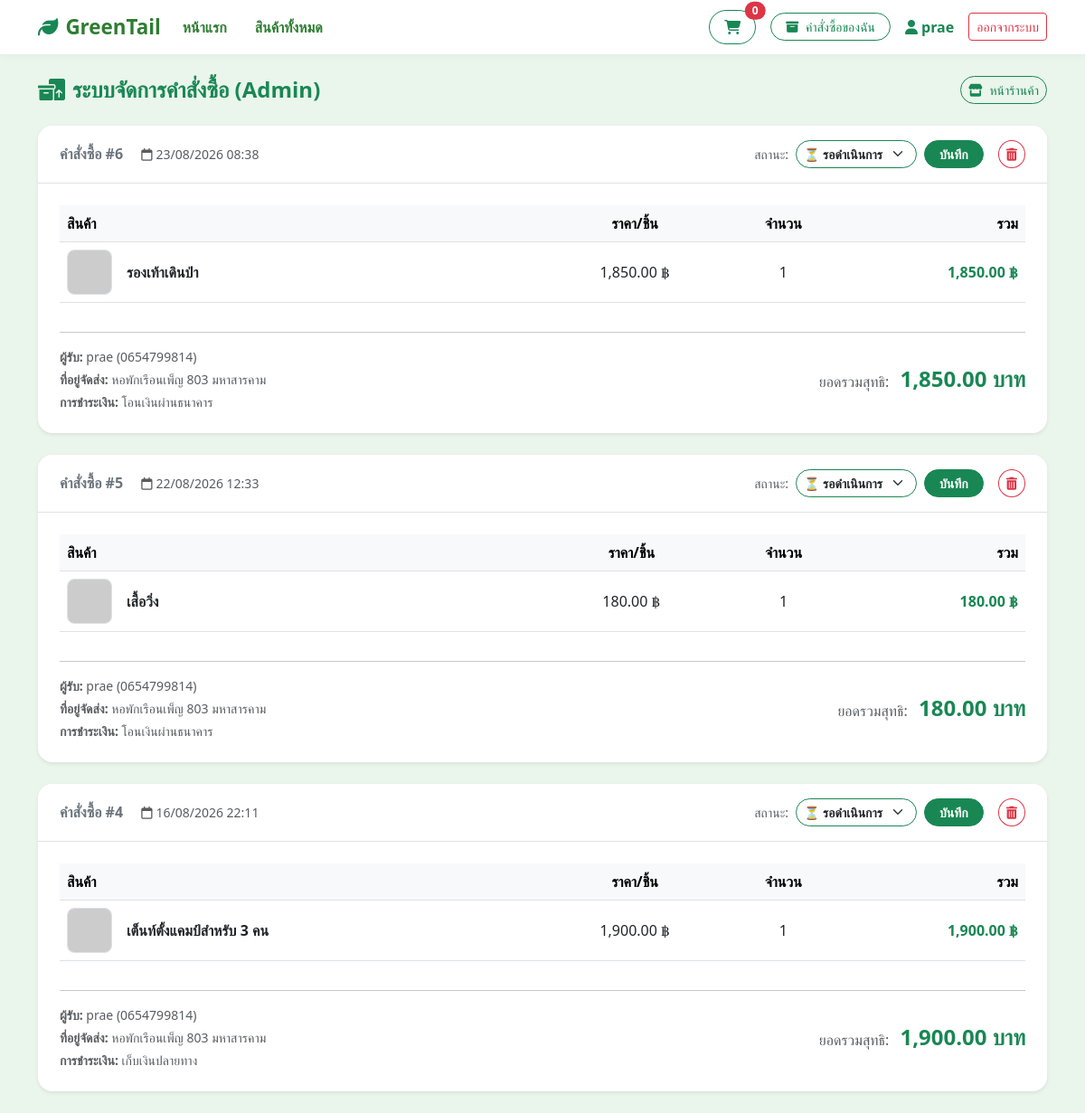
/orders.php (signed in), run on the app's committed database.
### tables this page shows
CREATE TABLE `orders` (
  `order_id` int(11) NOT NULL,
  `user_id` int(11) DEFAULT NULL,
  `fullname` varchar(100) NOT NULL,
  `address` text NOT NULL,
  `phone` varchar(20) NOT NULL,
  `payment_method` varchar(50) NOT NULL,
  `total_price` decimal(10,2) NOT NULL,
  `status` enum('pending','paid','shipped','cancelled') DEFAULT 'pending',
  `created_at` timestamp NOT NULL DEFAULT current_timestamp()
);

CREATE TABLE `order_items` (
  `item_id` int(11) NOT NULL,
  `order_id` int(11) NOT NULL,
  `product_id` int(11) NOT NULL,
  `color` varchar(50) DEFAULT NULL,
  `quantity` int(11) NOT NULL,
  `price` decimal(10,2) NOT NULL
);

CREATE TABLE `products` (
  `product_id` int(11) NOT NULL,
  `category_id` int(11) DEFAULT NULL,
  `name` varchar(255) NOT NULL,
  `description` text DEFAULT NULL,
  `price` decimal(10,2) NOT NULL,
  `stock` int(11) NOT NULL DEFAULT 0,
  `image` varchar(255) DEFAULT NULL,
  `detail_image` varchar(500) DEFAULT NULL,
  `colors` text DEFAULT NULL
);

### orders.php (the view, shortened to what this page needs)
<?php
require 'db.php';
$sql = "SELECT * FROM orders ORDER BY order_id DESC";
$orders_result = $conn->query($sql);
require 'header.php';
function getImageUrl($img) {
    if (strpos($img, 'http://') === 0 || strpos($img, 'https://') === 0) {
        return $img;
    }
    return 'uploads/' . $img;
}
?>
<div class="container py-4">
    <div class="d-flex align-items-center justify-content-between mb-4">
        <h4 class="fw-bold text-success mb-0">
            <i class="fa-solid fa-boxes-packing me-2"></i>ระบบจัดการคำสั่งซื้อ (Admin)
        </h4>
        <a href="index.php" class="btn btn-outline-success btn-sm rounded-pill">
            <i class="fa-solid fa-store me-1"></i> หน้าร้านค้า
        </a>
    </div>
    <?php if ($orders_result && $orders_result->num_rows > 0): ?>
        <div class="row g-4">
            <?php while ($order = $orders_result->fetch_assoc()): ?>
                <?php $curr_status = trim($order['status'] ?? ''); ?>
                <div class="col-12">
                    <div class="card border-0 shadow-sm rounded-4 overflow-hidden">
                        <div class="card-header bg-white py-3 px-4 d-flex flex-wrap align-items-center justify-content-between border-bottom">
                            <div class="mb-2 mb-md-0">
                                <span class="fw-bold text-secondary me-3">คำสั่งซื้อ #<?= $order['order_id'] ?></span>
                                <small class="text-muted"><i class="fa-regular fa-calendar me-1"></i><?= date('d/m/Y H:i', strtotime($order['created_at'])) ?></small>
                            </div>
                            <div class="d-flex align-items-center gap-2">
                                <form method="post" action="orders.php" class="d-flex align-items-center gap-2 m-0">
                                    <span class="small text-muted d-none d-sm-inline">สถานะ:</span>
                                    <select name="status" class="form-select form-select-sm rounded-pill fw-bold border-success" style="width: auto;">
                                        <option value="pending" <?= ($curr_status === 'pending') ? 'selected' : '' ?>>⏳ รอดำเนินการ</option>
                                    </select>
                                    <button type="submit" class="btn btn-sm btn-success rounded-pill px-3 fw-bold">
                                        บันทึก
                                    </button>
                                </form>
                                <a href="orders.php?delete_id=<?= $order['order_id'] ?>"
                                   class="btn btn-outline-danger btn-sm rounded-circle px-2 py-1 ms-2"
                                   onclick="return confirm('ยืนยันที่จะลบคำสั่งซื้อ #<?= $order['order_id'] ?> หรือไม่?');"
                                   title="ลบคำสั่งซื้อ">
                                    <i class="fa-solid fa-trash-can"></i>
                                </a>
                            </div>
                        </div>
                        <div class="card-body p-4">
                            <div class="table-responsive mb-3">
                                <table class="table align-middle">
                                    <thead class="table-light">
                                        <tr>
                                            <th style="width: 50%;">สินค้า</th>
                                            <th class="text-center">ราคา/ชิ้น</th>
                                            <th class="text-center">จำนวน</th>
                                            <th class="text-end">รวม</th>
                                        </tr>
                                    </thead>
                                    <tbody>
                                        <?php
                                        $item_stmt = $conn->prepare("SELECT oi.*, p.name AS product_name, p.image AS product_image FROM order_items oi LEFT JOIN products p ON oi.product_id = p.product_id WHERE oi.order_id = ?");
                                        $item_stmt->bind_param("i", $order['order_id']);
                                        $item_stmt->execute();
                                        $items_result = $item_stmt->get_result();
                                        if ($items_result && $items_result->num_rows > 0):
                                            while ($item = $items_result->fetch_assoc()):
                                                $img_file  = !empty($item['product_image']) ? $item['product_image'] : ($item['image'] ?? '');
                                                $item_name = !empty($item['product_name']) ? $item['product_name'] : ($item['name'] ?? 'สินค้า');
                                                $subtotal  = $item['price'] * $item['quantity'];
                                        ?>
                                                <tr>
                                                    <td>
                                                        <div class="d-flex align-items-center gap-3">
                                                            <img src="<?= htmlspecialchars(getImageUrl($img_file)) ?>"
                                                                 alt="<?= htmlspecialchars($item_name) ?>"
                                                                 class="rounded-3 border"
                                                                 style="width: 50px; height: 50px; object-fit: cover;"
                                                                 onerror="this.onerror=null; this.src='https://via.placeholder.com/100?text=No+Image';">
                                                            <div>
                                                                <span class="fw-bold d-block"><?= htmlspecialchars($item_name) ?></span>
                                                            </div>
                                                        </div>
                                                    </td>
                                                    <td class="text-center"><?= number_format($item['price'], 2) ?> ฿</td>
                                                    <td class="text-center"><?= $item['quantity'] ?></td>
                                                    <td class="text-end fw-bold text-success"><?= number_format($subtotal, 2) ?> ฿</td>
                                                </tr>
                                        <?php
                                            endwhile;
                                        else:
                                        ?>
                                            <tr>
                                                <td colspan="4" class="text-center text-muted py-3">ไม่มีรายการสินค้าในคำสั่งซื้อนี้</td>
                                            </tr>
                                        <?php endif; ?>
                                    </tbody>
                                </table>
                            </div>
                            <hr>
                            <div class="row align-items-center">
                                <div class="col-md-7 mb-3 mb-md-0">
                                    <p class="mb-1 text-muted small"><strong>ผู้รับ:</strong> <?= htmlspecialchars($order['fullname']) ?> (<?= htmlspecialchars($order['phone']) ?>)</p>
                                    <p class="mb-1 text-muted small"><strong>ที่อยู่จัดส่ง:</strong> <?= htmlspecialchars($order['address']) ?></p>
                                    <p class="mb-0 text-muted small"><strong>การชำระเงิน:</strong> <?= htmlspecialchars($order['payment_method']) ?></p>
                                </div>
                                <div class="col-md-5 text-md-end">
                                    <span class="text-muted me-2">ยอดรวมสุทธิ:</span>
                                    <span class="fs-4 fw-bold text-success"><?= number_format($order['total_price'], 2) ?> บาท</span>
                                </div>
                            </div>
                        </div>
                    </div>
                </div>
            <?php endwhile; ?>
        </div>
    <?php endif; ?>
</div>
</body>
</html>

### header.php (style rules this page uses)
body { background-color: #eaf5eb; font-family: 'Segoe UI', Tahoma, sans-serif; color: #333; }

### data on the page
orders: order_id "6", created_at "23/08/2026 08:38", status "⏳ รอดำเนินการ", fullname "prae", phone "0654799814", address "หอพักเรือนเพ็ญ 803 มหาสารคาม", payment_method "โอนเงินผ่านธนาคาร", total_price "1,850.00"
order_items: product.name "รองเท้าเดินป่า", price "1,850.00", quantity "1", subtotal "1,850.00"
orders: order_id "5", created_at "22/08/2026 12:33", status "⏳ รอดำเนินการ", fullname "prae", phone "0654799814", address "หอพักเรือนเพ็ญ 803 มหาสารคาม", payment_method "โอนเงินผ่านธนาคาร", total_price "180.00"
order_items: product.name "เสื้อวิ่ง", price "180.00", quantity "1"
orders: order_id "4", created_at "16/08/2026 22:11", fullname "prae", phone "0654799814", address "หอพักเรือนเพ็ญ 803 มหาสารคาม", payment_method "เก็บเงินปลายทาง", total_price "1,900.00"
order_items: product.name "เต็นท์ตั้งแคมป์สำหรับ 3 คน", price "1,900.00", quantity "1", subtotal "1,900.00"

### other printed values
$cart_count "0"
$_SESSION['username'] "prae"
